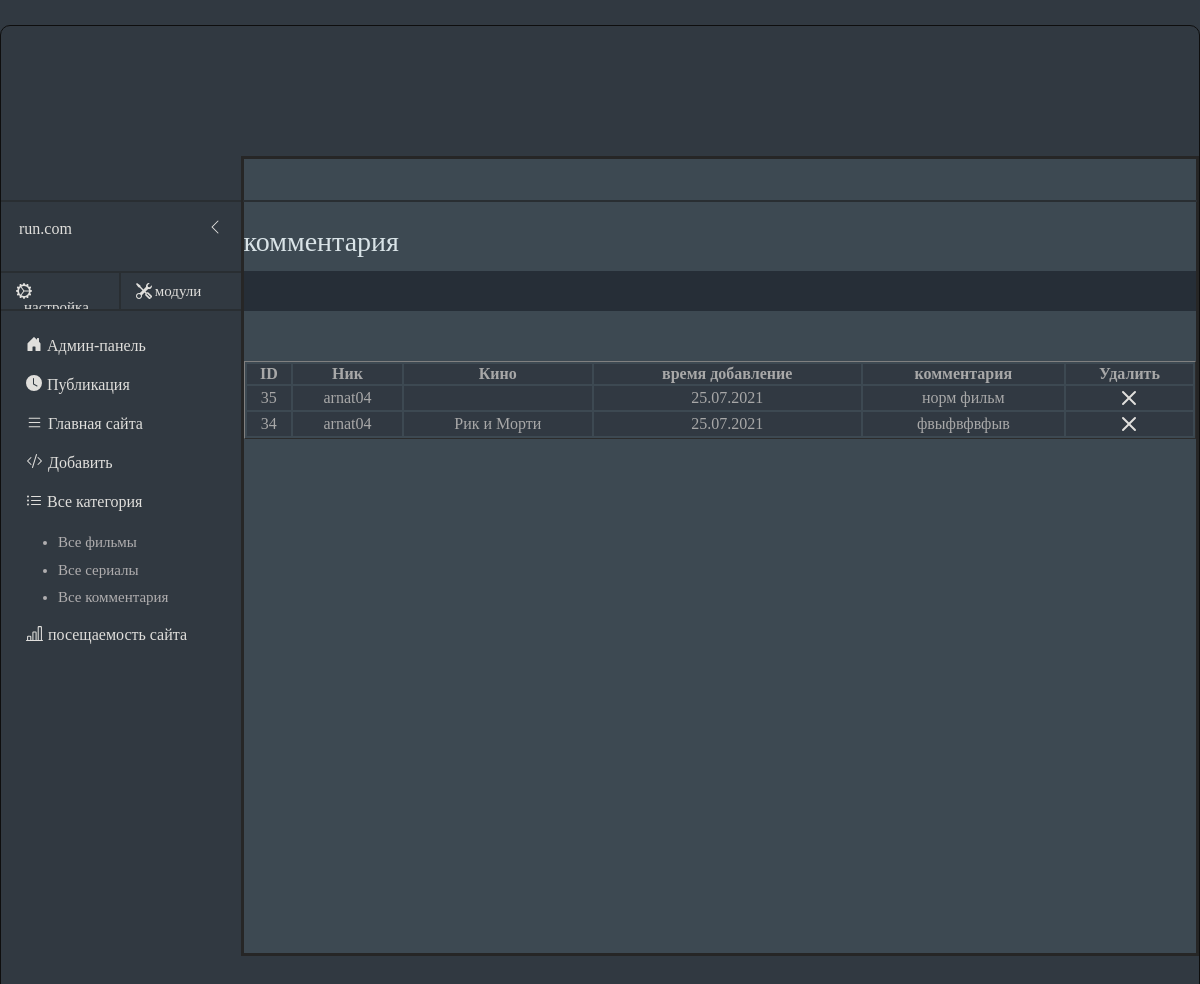
/admin.php?action=comment, run on the app's committed database.
### tables this page shows
CREATE TABLE `commentary` (
  `id` int(11) NOT NULL,
  `addDate` int(32) NOT NULL,
  `commName` text NOT NULL,
  `commDescription` text NOT NULL,
  `kinoid` int(9) NOT NULL
);

CREATE TABLE `items` (
  `id` int(11) NOT NULL,
  `addDate` int(32) NOT NULL,
  `itemName` text NOT NULL,
  `itemCost` text NOT NULL,
  `itemCountry` text NOT NULL,
  `itemRaisal` int(9) NOT NULL,
  `itemGenre` int(9) NOT NULL,
  `itemDescription` text NOT NULL,
  `itemMainImg` text NOT NULL,
  `itemMainVideo` text NOT NULL,
  `itemSeries` text NOT NULL,
  `itemEstimation` text NOT NULL,
  `itemTime` text NOT NULL
);

### admin.php (the view, shortened to what this page needs)
<?php
	$action = $_GET['action'];
	$act_title = "";
	$content = "";
	$db = mysqli_connect('localhost','root',"","arun");
	if($db){
	if($action == "addnewitem"){
		$title = "Добавить кино";
		$act_title = "Добавление нового  на сайт";
		if($_SERVER['REQUEST_METHOD'] === "POST"){
			$trust ='';
			if(empty($_POST['itemName']) OR strlen($_POST['itemName']) < 3) $trust .= "Не заполнина поле <b>Имя</b> или меньше 3 букв <br/>";
			if(empty($_POST['itemCountry']) OR strlen($_POST['itemCountry']) < 5) $trust .= "Не заполнина <b>Страна</b> поле или меньше 5 букв <br/>";
			if(empty($_POST['itemDescription']) OR strlen($_POST['itemDescription']) < 15) $trust .= "Не заполнина <b>Описание</b> поле или меньше 15 букв <br/>";
			if(empty($_POST['itemGenre'])) $trust .= "Не выбран <b>Жанр</b> фильма <br/>";
			if(empty($_POST['itemCost'])) $trust .= "не выбран <b>Год</b> выпуска <br/>";
			if(empty($_POST['itemRaisal'])) $trust .= "Не выбран <b>Оценка</b> на фильм <br/>";
			if(empty($_FILES['itemMainImg']['name'])) $trust .="<b>Изображение</b> не загружон или не выбран";
			if($_FILES['itemMainImg']['name'] AND $_FILES['itemMainImg']['size'] > 10000000) $trust .="Ошибка: <b>Изображение не иожет содержат больше 5мб</b>  <br/>";
			if(!empty($_FILES['itemMainImg']['error'])) $trust .="<b>Изображение</b> не возможно";
			if(empty($_POST['itemMainVideo']) OR strlen($_POST['itemMainVideo']) < 3) $trust .= "Не заполнина поле <b>видио</b><br/>";
			if(empty($_POST['itemSeries'])) $trust .= "напишите пожалуста кино или сериал";
			if(empty($_POST['itemTime'])) $trust .= "напишите Продолжительность фильма";
		if(empty($trust)){
		$uploadedFile = dirname(__FILE__)."/images/";
		$mainImg = mktime()."_".$_FILES['itemMainImg']['name'];
		move_uploaded_file($_FILES['itemMainImg']['tmp_name'], $uploadedFile.$mainImg);
			$addDate = mktime();
			$itemName = trim($_POST['itemName']);
			$itemCountry = trim($_POST['itemCountry']);
			$itemDescription = trim($_POST['itemDescription']);
			$itemGenre = trim($_POST['itemGenre']);
			$itemCost = trim($_POST['itemCost']);
			$itemRaisal = trim($_POST['itemRaisal']);
			$itemMainVideo = trim($_POST['itemMainVideo']);
			$itemSeries = trim($_POST['itemSeries']);
			$itemTime = trim($_POST['itemTime']);
			$insertQuery ="INSERT INTO `items` (addDate, itemName, itemCountry, itemDescription, itemGenre, itemCost, itemRaisal,itemMainImg,itemMainVideo, itemSeries,itemTime) VALUES('{$addDate}', '{$itemName}', '{$itemCountry}', '{$itemDescription}', '{$itemGenre}', '{$itemCost}', '{$itemRaisal},', '{$mainImg}', '{$itemMainVideo}', '{$itemSeries}','{$itemTime}')";
			if(mysqli_query($db, $insertQuery)){
				$content .= "Кино добавлен, <a href='admin.php?action=allitems'>вернуться списку кино</a>";
			}else{
				$content .= "Ошибка Кино не добавлен.Информация для отладки: <b>MSQLERROR: ".mysqli_errno($db).", MYSQL MSG:".mysqli_error($db)."</b>";
			}
		}else{
			$content .= "<b>Ошибка:</b> заполните данныx, Вы не указали <br/>";
			$content .= $trust;
		}
		}else{
		$content .= <<<HTML
		<form method="POST" action="" enctype="multipart/form-data">
		<div class="imginput">
			<center><span class="imgclass">200 x 300</span></center>
		</div>
		<input type="text" name="itemName" class="itemName" placeholder="Название" /><br/>
		<textarea  name="itemDescription" class="itemDescription" placeholder="опишите кино"></textarea></br></br>
		<input type="text" name="itemTime" class="itemTime" placeholder="Продолжительность" /><br/>
		<input type="text" name="itemCountry" class="itemCost" placeholder="страна" /><br/>
		<input type="text" name="itemCost" class="itemCost" style="margin-top: -11px;" placeholder="Жанр" /><br/>
		<input type="number" name="itemRaisal" class="itemRaisal" placeholder="оценка" /><br/>
		<input type="text" name="itemMainVideo" class="itemMainVideo" placeholder="Укажите ссылку на кино" /><br/>
		<input type="text" name="itemSeries" class="itemSeries"  placeholder="Укажите сериал или кино" /><br/>
		<input type="file"  class="itemMainImg" name="itemMainImg" />
		<input type="submit" class="submit" value="Добавить кино" />
				<select name="itemGenre" class="itemGenre" multiple>
HTML;
		$content .= displayallCategory();
	$content .= <<<HTML
		</select><br/>
		</form>
HTML;
		}
	}elseif($action == "search"){
	include('searchadmin.php');
	}elseif($action == "comment"){
		$act_title = "комментария";
		$selectQuery = "SELECT * FROM `commentary`";
		if($result = mysqli_query($db, $selectQuery)){
			$items = mysqli_fetch_all($result, MYSQLI_ASSOC);
		$content .= <<<HTML
		<style>
				th{
			text-align:center;
			background-color:#313942;
		}
		.itemtd{
			text-align:center;
			padding:3px;
			background-color:#313942;
		}
		.item-action{
			text-align:center;
			font-size:18px;
		}
		.tr-content:hover{
			background-color:#464646;
		}
		</style>
			<table border="1px" bodercolor="#cecece" style="width:100%;">
HTML;
			$content .= <<<HTML
				<div class="tradmin">
				<tr>
				<th>ID</th>
				<th>Ник</th>
				<th>Кино</th>
				<th>время добавление</th>
				<th>комментария</th>
				<th>Удалить</th>
				</tr>
				</div>
HTML;
		if(!empty($items)){
				foreach($items as $item){
					$kinoid = $item['kinoid'];
			$selectkinoId = "SELECT * FROM `items`  WHERE id='{$kinoid}'";
			$result = mysqli_query($db,$selectkinoId);
			$sitem = mysqli_fetch_assoc($result);
					$date = date("d.m.Y", $item['addDate']);
					$descr = mb_substr($item['commDescription'], 0, 10);
						$content .= <<<HTML
						<tr class='tr-content'>
						<td class='itemtd'>{$item['kinoid']}</td>
						<td class='itemtd'>{$item['commName']}</td>
						<td class='itemtd'>{$sitem['itemName']}</td>
						<td class='itemtd'>{$date}</td>
						<td class='itemtd'>{$descr}</td>
						<td class='itemtd item-action'>
							<a href='/admin.php?action=deletecomm&id={$item['id']}'>
							<svg xmlns="http://www.w3.org/2000/svg" width="16" height="16" fill="currentColor" class="bi bi-x-lg" viewBox="0 0 16 16">
							  <path d="M1.293 1.293a1 1 0 0 1 1.414 0L8 6.586l5.293-5.293a1 1 0 1 1 1.414 1.414L9.414 8l5.293 5.293a1 1 0 0 1-1.414 1.414L8 9.414l-5.293 5.293a1 1 0 0 1-1.414-1.414L6.586 8 1.293 2.707a1 1 0 0 1 0-1.414z"/>
							</svg>
							</a>
						</td>
						</tr>
HTML;
				}
		}else{
			$content .= "Базе нет комментария";
		}
				$content .= <<<HTML
				</table>
HTML;
		}else{
			$content .="<b>Ошибка:</b> Не удалось выполнить задачу все комментария из базы данных";
		}
	}
	}else{
		$act_title = "Ошибка: нет подлючение на база данных";
	}
?>
<html>
<head>
 <link href="https://cdn.jsdelivr.net/npm/bootstrap@5.0.1/dist/css/bootstrap.min.css" rel="stylesheet">
 <link rel="stylesheet" href="css/style.css?v=60">
</head>
<body>
			<div id="wrapperadmin">
<div class="conteneradmin">
		 <div class="admin-horizontal">
			<div class="admintitle">
				<span><?=$act_title?></span>
			</div>
			<div class="titlename"></div>
				<?=$content?>
		 </div>
		 <div class="horleft">
			<div class="horizontaladmin"></div>
			<div id="adminlink">
			<a href="/">
				<p>run.com</p>
				<div class="glyphicon glyphicon-menu-left">
					<svg xmlns="http://www.w3.org/2000/svg" width="16" height="16" fill="currentColor" class="bi bi-chevron-left" viewBox="0 0 16 16">
					  <path fill-rule="evenodd" d="M11.354 1.646a.5.5 0 0 1 0 .708L5.707 8l5.647 5.646a.5.5 0 0 1-.708.708l-6-6a.5.5 0 0 1 0-.708l6-6a.5.5 0 0 1 .708 0z"/>
					</svg>
				</div>
			</div>
			<div class="adminicon">
				<div class="iconleft">
					<a href="#">
						<div class="leftnac">
							<p>
						настройка
						</p>
						</div>
					</a>
				</div>
				<div class="iconright">
						<a href="#">
						<div class="leftnac">
							<p>
						модули
						</p>
						</div>
					</a>
				</div>
				</div>
				<div id="menuadmin">
					<div class="adminame">
							<div class="menuicon">
												<a href="/admin.php">
								<p>
								Админ-панель
								</p>
													</a>
							</div>
								<div class="menuicon">
												<a href="#">
						<svg xmlns="http://www.w3.org/2000/svg" width="16" height="16" fill="currentColor" class="bi bi-clock-fill" viewBox="0 0 16 16">
						  <path d="M16 8A8 8 0 1 1 0 8a8 8 0 0 1 16 0zM8 3.5a.5.5 0 0 0-1 0V9a.5.5 0 0 0 .252.434l3.5 2a.5.5 0 0 0 .496-.868L8 8.71V3.5z"/>
						</svg>
								<p>
								Публикация
								</p>
													</a>
							</div>
							<div class="menuicon">
												<a href="/">
								<p>
								Главная сайта
								</p>
													</a>
							</div>
							<div class="menuicon">
												<a href="/admin.php?action=addnewitem">
								<p>
								Добавить
								</p>
													</a>
							</div>
							<div class="menuicon">
												<a href="#">
								<p style="    padding-right: 50px;margin: -2px 15px 5px 0px;">
								Все категория
								</p>
													</a>
							<div class="menucategory">
							<ul>
										<li><a href="/admin.php?action=allitems">Все фильмы</a></li>
										<li><a href="/admin.php?action=allnow">Все сериалы</a></li>
										<li><a href="/admin.php?action=comment">Все комментария</a></li>
							</ul>
									</div>
							</div>
							<div class="menuicon" style="	margin:25px 0px -20px 25px;">
												<a href="/admin.php?action=topitem">
								<p >
								 посещаемость сайта
								</p>
													</a>
							</div>
					</div>
				</div>
			</div>
		 </div>
</div>
</body>
</html>

### css/style.css (style rules this page uses)
body { background:url(../images/body.jpg) 50% 0 no-repeat #000; color:#a8a8a8; font-family:MagistralC; padding:0px; margin:0px; }
a { color: #e0dfdc; text-decoration: underline; }
a:-webkit-any-link { cursor: pointer; }
p { padding: 0 0 12px; }
td { display: table-cell; vertical-align: inherit; }
table { border-collapse: separate; text-indent: initial; border-spacing: 2px; }
#wrapperadmin { min-height:3000px; overflow:hidden; background-color:#313941; }
.tradmin { margin-top:50px; }
.conteneradmin { border-top:2px solid #292E32; height:2700px; border-radius:10px; margin-top:10px; margin:25px auto; border: 1px solid #0e0e0e; }
.conteneradmin { position: relative; z-index: 3; }
.admin-horizontal { width:80%; min-height:800px; float:right; margin:130px 0px 0px 0px; background-color:#3D4952; border:3px solid #262626; color:#D9E3E7; }
.admintitle { margin-top:62px; height:50px; width:100%; font-size:28px; }
.titlename { height:40px; background-color:#262E37; }
.horleft { overflow:hidden; float:left; min-height:800px; width:20%; }
.horizontaladmin { height:130px; }
#adminlink { height:50px; }
#adminlink p { float:left; margin:16px 18px 18px 18px; font-size:16px; }
.glyphicon-menu-left { font-size:20px; float:right; margin:18px; }
.adminicon { height:40px; width:100%; border-top:2px solid #292E32; border-bottom:2px solid #292E32; overflow:hidden; }
.iconleft { height:40px; width:50%; float:left; border-right:2px solid #292E32; overflow:hidden; }
.leftnac { margin:10px 15px 15px 15px; float:left; }
.leftnac p { margin:-3px 15px 15px 0px; font-size:15px; float:right; padding-left:3px; }
#menuadmin { margin-top:15px; min-height:500px; width:100%; }
.adminame { height:35px; }
.menuicon { margin:10px 0px -20px 25px; float:left; }
.menuicon p { margin:-2px 15px 15px 0px; font-size:16px; float:right; padding-left:5px; }
.menucategory { margin:-5px 5px 15px 0px; color:#B0AEAF; height:100px; }
.menucategory li { font-size:15px; margin-bottom:5px; }
.menucategory a { color:#B0AEAF; }
a { text-decoration: none; }

### admin.php (style rules this page uses)
th { text-align:center; background-color:#313942; }
.itemtd { text-align:center; padding:3px; background-color:#313942; }
.item-action { text-align:center; font-size:18px; }

### data on the page
commentary: kinoid "35", commName "arnat04", addDate "25.07.2021", commDescription "норм фильм"
commentary: kinoid "34", commName "arnat04", items.itemName "Рик и Морти", addDate "25.07.2021", commDescription "фвыфвфвфыв"

### other printed values
$act_title "комментария"
